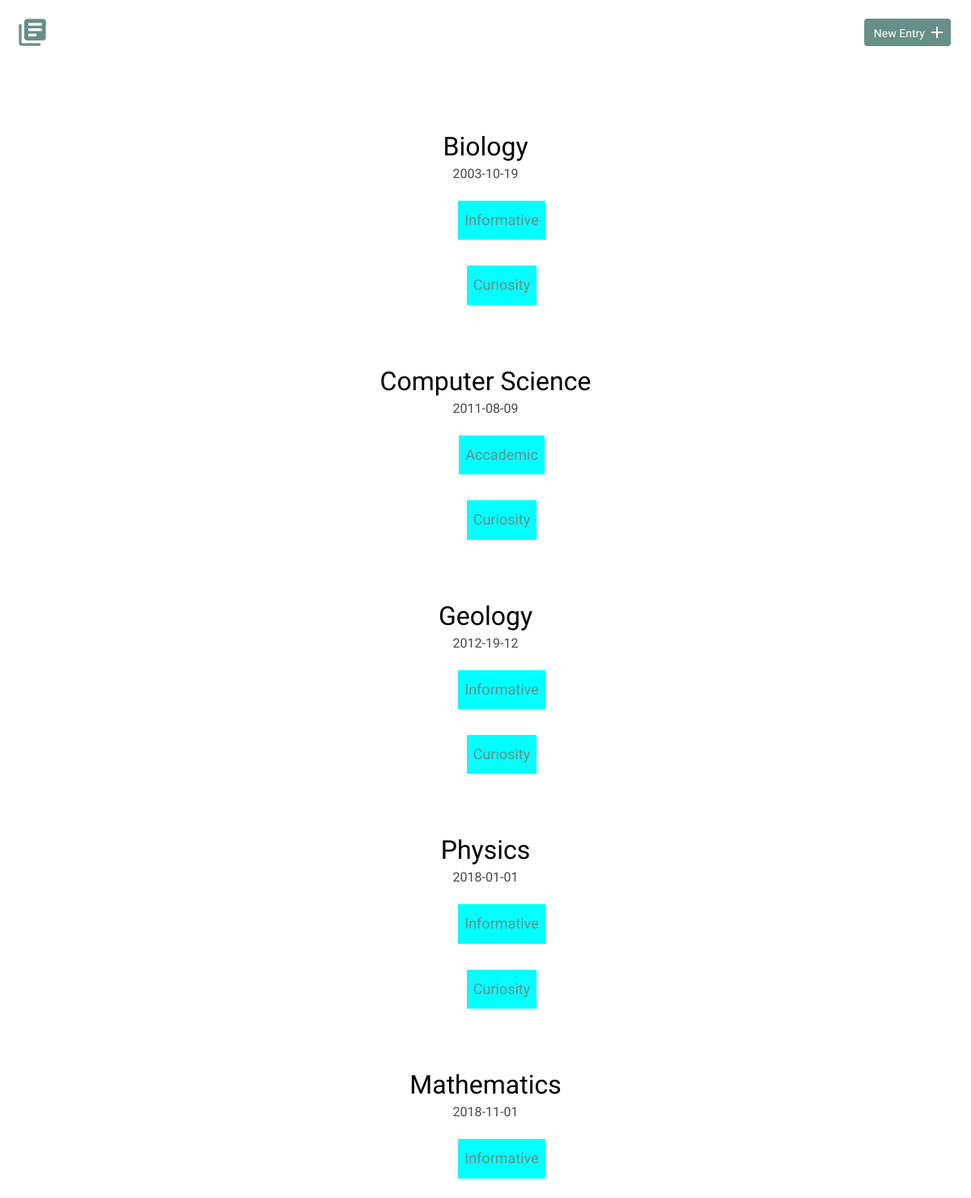
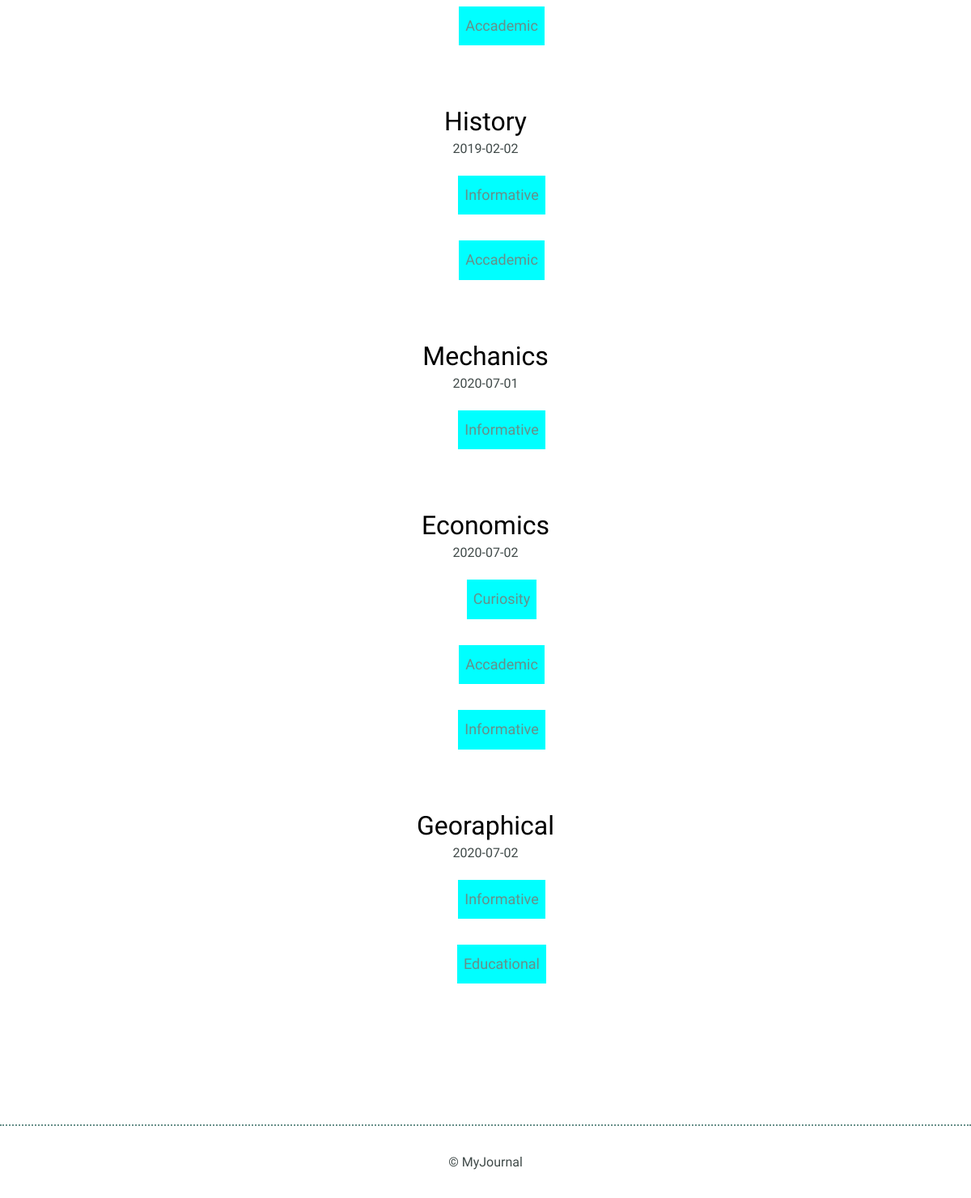
The page / on the database its author committed (2 pictures, top to bottom).
### tables this page shows
CREATE TABLE "entries" (
	"id"	INTEGER PRIMARY KEY AUTOINCREMENT,
	"title"	TEXT UNIQUE,
	"date"	TEXT,
	"time_spent"	TEXT,
	"learned"	TEXT,
	"resources"	TEXT,
	"tagId"	INT,
	CONSTRAINT "fk_column" FOREIGN KEY("tagId") REFERENCES "tags"("id")
);

CREATE TABLE "entries_tags" (
	"id"	INTEGER PRIMARY KEY AUTOINCREMENT UNIQUE,
	"entriesId"	INT,
	"tagId"	INT,
	CONSTRAINT "fk_cons" FOREIGN KEY("entriesId") REFERENCES "entries"("id") ON DELETE CASCADE ON UPDATE CASCADE,
	CONSTRAINT "fk_cons2" FOREIGN KEY("tagId") REFERENCES "tags"("id") ON DELETE CASCADE ON UPDATE CASCADE
);

CREATE TABLE "tags" (
	"id"	INTEGER PRIMARY KEY AUTOINCREMENT,
	"name"	TEXT UNIQUE
);

### inc/connection.php (called while the page is built, shortened)
<?php
  function readAll($database){
    $data=$database->query("SELECT * FROM entries ORDER BY entries.date ASC ");
    return $data;
  }
function joinTag($db,$id){
    try{
    $query="SELECT entries_tags.entriesId,entries_tags.tagId,tags.name,tags.id FROM entries_tags JOIN  tags ON entries_tags.tagId=tags.id WHERE entries_tags.entriesId =:d";
    $res=$db->prepare($query);
    $res->execute(["d"=>$id]);
    return $res;
    }catch( Exception $e){
        echo $e->getMessage();
    }
}

### index.php (the view, shortened to what this page needs)
<?php include 'inc/header.php'?>
<?php  include 'inc/connection.php'?>
   <?php $entries=connect();
        $rows=  readAll($entries)->fetchAll();
     ?>
        <section>
            <div class="container">
                <div class="entry-list">
                    <?php foreach($rows as $r){
                        $answer=joinTag($entries,$r["id"])->fetchALL();
                       echo
                        "<article>
                        <h2><a href=detail.php?id=".$r["id"].">".$r["title"]."</a></h2>
                        <time >".$r["date"]."</time>";
                    foreach($answer as $a){
                        echo "<ul><li class=tags><a href=index.php?tag=".$a["id"].">".$a["name"]."</a></li></ul>";
                    }
                     echo "</article>";
                    }?>
                </div>
            </div>
        </section>
        <?php include 'inc/footer.php'?>
    </body>
</html>

### inc/header.php (shortened to what this page needs)
<!DOCTYPE html>
<html>
    <head>
        <link rel="stylesheet" href="inc/css/normalize.css">
        <link rel="stylesheet" href="inc/css/site.css?v<?php echo time()?>">
    </head>
    <body>
        <header>
            <div class="container">
                <div class="site-header">
                    <a class="logo" href="index.php"><i class="material-icons">library_books</i></a>
                    <a class="button icon-right" href="new.php"><span>New Entry</span> <i class="material-icons">add</i></a>
                </div>
            </div>
        </header>

### inc/footer.php
<footer>
            <div>
                &copy; MyJournal
            </div>
        </footer>

### inc/css/site.css (style rules this page uses)
body { font-size: 16px; color: #404a49; font-family: 'Cousine', serif; font-weight: 400; }
.container { margin: 0 auto; padding: 0 25px; }
header .site-header { margin: 0 auto; height: 95px; }
header .logo i { color: #678f89; margin: 20px 0 0 -5px; float: left; font-size: 40px; }
header .button { float: right; margin: 33px 0 0 0; }
footer { text-align: center; padding: 35px 0; border-top: 2px dotted #678f89; }
.button { padding: 8px 10px 6px 10px; background: #678f89; border: 2px solid #678f89; border-radius: 4px; text-decoration: none; color: #FFF; position: relative; text-align: center; font-size: 14px; }
.button.icon-right { padding-right: 30px; top: -10px; }
.button.icon-right i { position: absolute; top: 3px; right: 3px; }
h1, h2, h3 { margin: 0; font-weight: 400; line-height: 1em; color: #000; }
h2 { font-size: 32px; }
h2 a { text-decoration: none; color: #000; }
ul li { line-height: 1.8em; font-size: 18px; }
ul li a { border-bottom: 2px solid #678f89; line-height: 1.8em; color: #678f89; text-decoration: none; }
.entry-list, .edit-entry, .new-entry { max-width: 800px; margin: 0 auto; padding: 70px 0 150px 0; }
.entry-list article { margin-bottom: 70px; text-align: center; }
.entry-list article:last-child { margin-bottom: 0; }
.entry-list article h2 { margin-bottom: 8px; }
.tags { text-decoration: none; background-color: aqua; display: inline-block; width: auto; padding: .5rem; margin: .5rem; transition: .5s; }
.tags a { border-bottom: none; text-decoration-line:none; }
.tags { text-decoration: none; color: darkcyan; }

### rows shown on the page
entries: title "Biology", date "2003-10-19"
entries_tags: tagId.name "Informative"
entries_tags: tagId.name "Curiosity"
entries: title "Computer Science", date "2011-08-09"
entries_tags: tagId.name "Accademic"
entries_tags: tagId.name "Curiosity"
entries: title "Geology", date "2012-19-12"
entries_tags: tagId.name "Informative"
entries_tags: tagId.name "Curiosity"
entries: title "Physics", date "2018-01-01"
entries_tags: tagId.name "Informative"
entries_tags: tagId.name "Curiosity"
entries: title "Mathematics", date "2018-11-01"
entries_tags: tagId.name "Informative"
entries_tags: tagId.name "Accademic"
entries: title "History", date "2019-02-02"
entries_tags: tagId.name "Informative"
entries_tags: tagId.name "Accademic"
entries: title "Mechanics", date "2020-07-01"
entries_tags: tagId.name "Informative"
entries: title "Economics", date "2020-07-02"
entries_tags: tagId.name "Curiosity"
entries_tags: tagId.name "Accademic"
entries_tags: tagId.name "Informative"
entries: title "Georaphical", date "2020-07-02"
entries_tags: tagId.name "Informative"
entries_tags: tagId.name "Educational"
